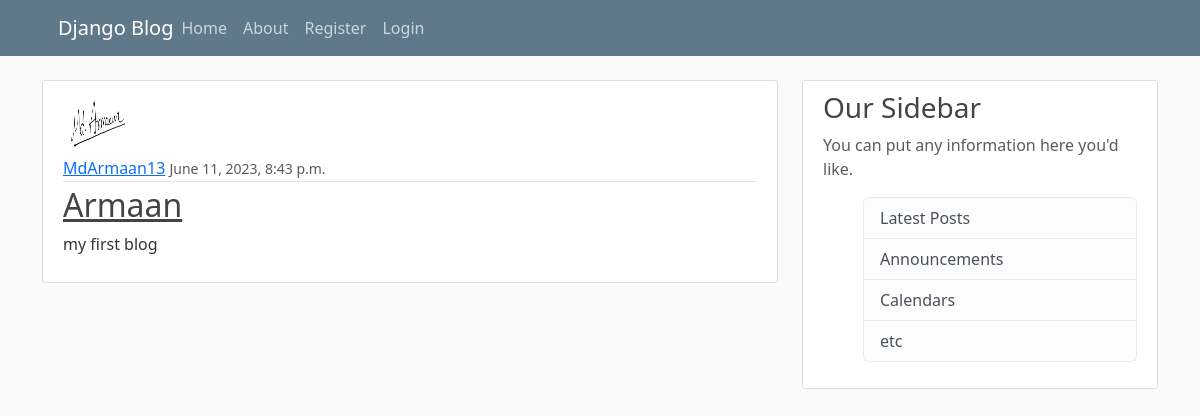
/blog/home/, run on an earlier commit of the app's database.
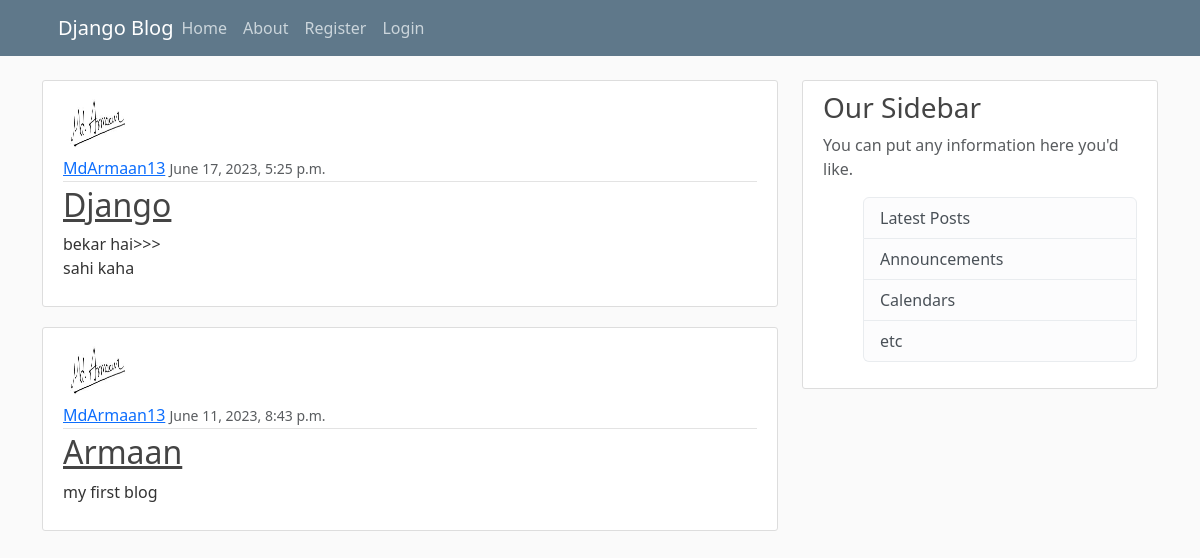
And on a later commit of the database.
### blog/models.py (models this page shows, shortened)
class Post(models.Model):
    title = models.CharField(max_length=100)
    content = models.TextField()  # no limit on the length of the text
    date_posted = models.DateTimeField(default=timezone.now)
    author = models.ForeignKey(User, on_delete=models.CASCADE)

### user/models.py (models this page shows, shortened)
class Profile(models.Model):
    user = models.OneToOneField(User,on_delete=models.CASCADE,related_name='profile')#if the user is deleted then the profile is also dele
    image = models.ImageField(default='default.jpg',upload_to='profile_pics')#upload_to is the directory where the image is stored

### blog/views.py (the view)
# urls.py: path('home/',PostListView.as_view(),name='blog-home'),#name is used to refer to this path
class PostListView(ListView):
    model = Post
    template_name = 'blog/home.html' #<app>/model_viewtype.html
    context_object_name = 'posts'
    ordering = ['-date_posted']

### blog/templates/blog/home.html
{% extends "blog/base.html" %}
{% block content %}
    {% for post in posts %}
        <article class="media content-section">
            <img class="rounded-circle article-img" src= "{{ post.author.profile.image.url }}" >
            <div class="media-body">
                <div class="article-metadata">
                    <a href="#" class="mr-2">{{post.author}}</a>
                    <small class="text-muted">{{post.date_posted}}</small>
                 </div>
                <h2><a class="article-title" href="{% url 'post-detail' post.id %}">{{post.title}}</a></h2>
                <p class="article-content">{{post.content}}</p>
            </div>
        </article>
    {% endfor %}
{% endblock content %}

### blog/templates/blog/base.html (shortened to what this page needs)
{% load static %}
<!DOCTYPE html>
<html lang="en">
<head>
    <link rel="stylesheet" href="https://cdn.jsdelivr.net/npm/bootstrap@5.3.0/dist/css/bootstrap.rtl.min.css">
    <link rel="stylesheet" href="{% static 'blog/main.css' %}">
</head>
<body>
    {% include 'blog/header.html' %}
    <main role="main" class="container">
        <div class="row">
          <div class="col-md-8">
           {% block content %}{% endblock %}
          </div>
          <div class="col-md-4">
            <div class="content-section">
              <h3>Our Sidebar</h3>
              <p class='text-muted'>You can put any information here you'd like.
                <ul class="list-group">
                  <li class="list-group-item list-group-item-light">Latest Posts</li>
                  <li class="list-group-item list-group-item-light">Announcements</li>
                  <li class="list-group-item list-group-item-light">Calendars</li>
                  <li class="list-group-item list-group-item-light">etc</li>
                </ul>
              </p>
            </div>
          </div>
        </div>
      </main>
</body>
</html>

### blog/templates/blog/header.html (shortened to what this page needs)
<header class="site-header bg-steel" >
    <nav class="navbar navbar-expand-md navbar-dark bg-steel fixed-top">
      <div class="container">
        <a class="navbar-brand mr-4" href="/">Django Blog</a>
        <div class="collapse navbar-collapse" id="navbarToggle">
          <div class="navbar-nav mr-auto">
            <a class="nav-item nav-link" href="{% url 'blog-home'%}">Home</a>
            <a class="nav-item nav-link" href="{% url 'blog-about'%}">About</a>
          </div>
          <div class="navbar-nav">
          {% if user.is_authenticated %}
              <a class="nav-item nav-link" href="{% url 'post-create'%}">New Post</a>
              <a class="nav-item nav-link" href="{% url 'user-logout'%}">Logout</a>
              <a class="nav-item nav-link" href="{% url 'user-profile' %}">profile</a>
          {% else %}
              <a class="nav-item nav-link" href="{% url 'user-register'%}">Register</a>
              <a class="nav-item nav-link" href="{% url 'user-login'%}">Login</a>
          {% endif %}
        </div>
        </div>
      </div>
    </nav>
  </header>

### blog/static/blog/main.css (style rules this page uses)
body { background: #fafafa; color: #333333; margin-top: 5rem; }
h1, h2, h3, h4, h5, h6 { color: #444444; }
ul { margin: 0; }
.bg-steel { background-color: #5f788a; }
.site-header .navbar-nav .nav-link { color: #cbd5db; }
.content-section { background: #ffffff; padding: 10px 20px; border: 1px solid #dddddd; border-radius: 3px; margin-bottom: 20px; }
.article-title { color: #444444; }
.article-content { white-space: pre-line; }
.article-img { height: 65px; width: 65px; margin-right: 16px; }
.article-metadata { padding-bottom: 1px; margin-bottom: 4px; border-bottom: 1px solid #e3e3e3 }

What changed in the data, as far as the page shows it:
added Post: author.profile.image (picture), author "MdArmaan13", date_posted "June 17, 2023, 5:25 p.m.", title "Django", content "bekar hai>>> sahi kaha"
